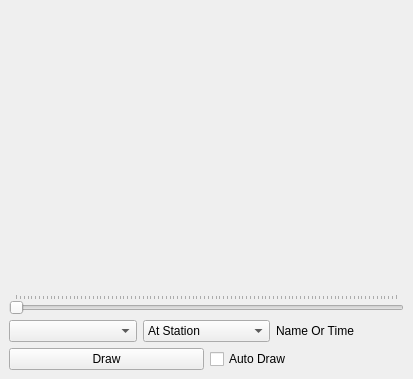
<?xml version="1.0" encoding="UTF-8"?>
<ui version="4.0">
 <class>MplDockWgt</class>
 <widget class="QDockWidget" name="MplDockWgt">
  <property name="geometry">
   <rect>
    <x>0</x>
    <y>0</y>
    <width>413</width>
    <height>379</height>
   </rect>
  </property>
  <property name="windowTitle">
   <string>Data Visualization</string>
  </property>
  <widget class="QWidget" name="dockWidgetContents">
   <layout class="QVBoxLayout" name="verticalLayout">
    <item>
     <widget class="MplWidget" name="mplWidget" native="true">
      <property name="sizePolicy">
       <sizepolicy hsizetype="Expanding" vsizetype="Expanding">
        <horstretch>0</horstretch>
        <verstretch>0</verstretch>
       </sizepolicy>
      </property>
      <property name="minimumSize">
       <size>
        <width>250</width>
        <height>250</height>
       </size>
      </property>
     </widget>
    </item>
    <item>
     <widget class="QSlider" name="horizontalSlider">
      <property name="sizePolicy">
       <sizepolicy hsizetype="Expanding" vsizetype="Fixed">
        <horstretch>0</horstretch>
        <verstretch>0</verstretch>
       </sizepolicy>
      </property>
      <property name="pageStep">
       <number>1</number>
      </property>
      <property name="value">
       <number>0</number>
      </property>
      <property name="orientation">
       <enum>Qt::Horizontal</enum>
      </property>
      <property name="invertedAppearance">
       <bool>false</bool>
      </property>
      <property name="invertedControls">
       <bool>false</bool>
      </property>
      <property name="tickPosition">
       <enum>QSlider::TicksAbove</enum>
      </property>
      <property name="tickInterval">
       <number>0</number>
      </property>
     </widget>
    </item>
    <item>
     <layout class="QHBoxLayout" name="horizontalLayout_3">
      <item>
       <widget class="QComboBox" name="comboBox_data"/>
      </item>
      <item>
       <widget class="QComboBox" name="comboBox_stationtime">
        <item>
         <property name="text">
          <string>At Station</string>
         </property>
        </item>
        <item>
         <property name="text">
          <string>At Time</string>
         </property>
        </item>
       </widget>
      </item>
      <item>
       <widget class="QLabel" name="label">
        <property name="text">
         <string>Name Or Time</string>
        </property>
       </widget>
      </item>
     </layout>
    </item>
    <item>
     <layout class="QHBoxLayout" name="horizontalLayout_9">
      <item>
       <widget class="QPushButton" name="pushButton">
        <property name="text">
         <string>Draw</string>
        </property>
       </widget>
      </item>
      <item>
       <widget class="QCheckBox" name="checkBox">
        <property name="text">
         <string>Auto Draw</string>
        </property>
       </widget>
      </item>
     </layout>
    </item>
   </layout>
  </widget>
 </widget>
 <customwidgets>
  <customwidget>
   <class>MplWidget</class>
   <extends>QWidget</extends>
   <header>mplwidget</header>
   <container>1</container>
  </customwidget>
 </customwidgets>
 <resources/>
 <connections/>
</ui>
